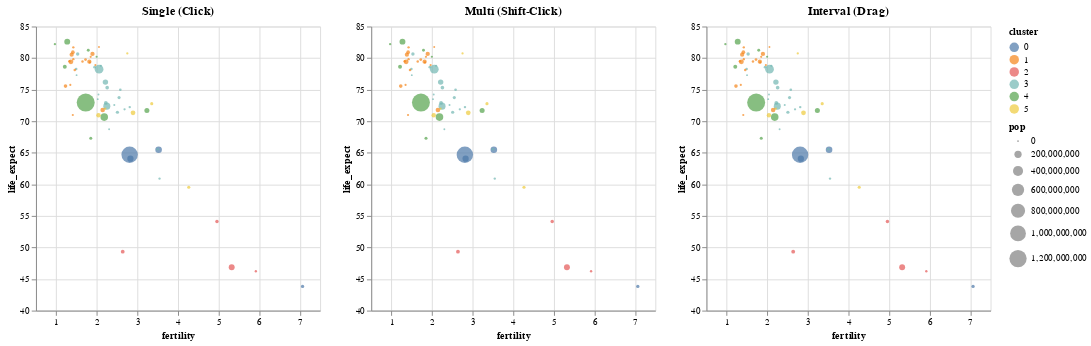

The code cell stored with this chart in its notebook:
### Code cell
alt.hconcat(
plot(alt.selection_single()).properties(title='Single (Click)'),
plot(alt.selection_multi()).properties(title='Multi (Shift-Click)'),
plot(alt.selection_interval()).properties(title='Interval (Drag)')
)

### Figure 1 — Vega-Lite specification as saved in the notebook (floating-point values rounded to 4 significant figures)
{"config": {"view": {"continuousWidth": 300, "continuousHeight": 300}}, "hconcat": [{"mark": {"type": "point", "filled": true}, "encoding": {"color": {"condition": {"param": "param_3", "field": "cluster", "type": "nominal"}, "value": "grey"}, "order": {"field": "pop", "sort": "descending", "type": "quantitative"}, "size": {"field": "pop", "type": "quantitative"}, "tooltip": [{"field": "country", "type": "nominal"}, {"field": "fertility", "type": "quantitative"}, {"field": "life_expect", "type": "quantitative"}], "x": {"field": "fertility", "scale": {"zero": false}, "type": "quantitative"}, "y": {"field": "life_expect", "scale": {"zero": false}, "type": "quantitative"}}, "name": "view_1", "title": "Single (Click)"}, {"mark": {"type": "point", "filled": true}, "encoding": {"color": {"condition": {"param": "param_4", "field": "cluster", "type": "nominal"}, "value": "grey"}, "order": {"field": "pop", "sort": "descending", "type": "quantitative"}, "size": {"field": "pop", "type": "quantitative"}, "tooltip": [{"field": "country", "type": "nominal"}, {"field": "fertility", "type": "quantitative"}, {"field": "life_expect", "type": "quantitative"}], "x": {"field": "fertility", "scale": {"zero": false}, "type": "quantitative"}, "y": {"field": "life_expect", "scale": {"zero": false}, "type": "quantitative"}}, "name": "view_2", "title": "Multi (Shift-Click)"}, {"mark": {"type": "point", "filled": true}, "encoding": {"color": {"condition": {"param": "param_5", "field": "cluster", "type": "nominal"}, "value": "grey"}, "order": {"field": "pop", "sort": "descending", "type": "quantitative"}, "size": {"field": "pop", "type": "quantitative"}, "tooltip": [{"field": "country", "type": "nominal"}, {"field": "fertility", "type": "quantitative"}, {"field": "life_expect", "type": "quantitative"}], "x": {"field": "fertility", "scale": {"zero": false}, "type": "quantitative"}, "y": {"field": "life_expect", "scale": {"zero": false}, "type": "quantitative"}}, "name": "view_3", "title": "Interval (Drag)"}], "data": {"name": "data-ba34af65c64e2b3a5a008687b8c69f55"}, "params": [{"name": "param_3", "select": {"type": "point"}, "views": ["view_1"]}, {"name": "param_4", "select": {"type": "point"}, "views": ["view_2"]}, {"name": "param_5", "select": {"type": "interval"}, "views": ["view_3"]}], "$schema": "https://vega.github.io/schema/vega-lite/v5.8.0.json", "datasets": {"data-ba34af65c64e2b3a5a008687b8c69f55": [{"year": 2005, "country": "Afghanistan", "cluster": 0, "pop": 29928987, "life_expect": 43.83, "fertility": 7.069}, {"year": 2005, "country": "Argentina", "cluster": 3, "pop": 39537943, "life_expect": 75.32, "fertility": 2.254}, {"year": 2005, "country": "Aruba", "cluster": 3, "pop": 71566, "life_expect": 74.24, "fertility": 2.04}, {"year": 2005, "country": "Australia", "cluster": 4, "pop": 20090437, "life_expect": 81.23, "fertility": 1.788}, {"year": 2005, "country": "Austria", "cluster": 1, "pop": 8184691, "life_expect": 79.83, "fertility": 1.42}, {"year": 2005, "country": "Bahamas", "cluster": 3, "pop": 301790, "life_expect": 73.5, "fertility": 2.022}, {"year": 2005, "country": "Bangladesh", "cluster": 0, "pop": 144319628, "life_expect": 64.06, "fertility": 2.826}, {"year": 2005, "country": "Barbados", "cluster": 3, "pop": 278870, "life_expect": 77.3, "fertility": 1.5}, {"year": 2005, "country": "Belgium", "cluster": 1, "pop": 10364388, "life_expect": 79.44, "fertility": 1.646}, {"year": 2005, "country": "Bolivia", "cluster": 3, "pop": 8857870, "life_expect": 65.55, "fertility": 3.5}, {"year": 2005, "country": "Brazil", "cluster": 3, "pop": 186112794, "life_expect": 72.39, "fertility": 2.245}, {"year": 2005, "country": "Canada", "cluster": 3, "pop": 32805041, "life_expect": 80.65, "fertility": 1.527}, {"year": 2005, "country": "Chile", "cluster": 3, "pop": 15980912, "life_expect": 78.55, "fertility": 1.944}, {"year": 2005, "country": "China", "cluster": 4, "pop": 1303182268, "life_expect": 72.96, "fertility": 1.725}, {"year": 2005, "country": "Colombia", "cluster": 3, "pop": 42954279, "life_expect": 72.89, "fertility": 2.22}, {"year": 2005, "country": "Costa Rica", "cluster": 3, "pop": 4016173, "life_expect": 78.78, "fertility": 2.099}, {"year": 2005, "country": "Croatia", "cluster": 1, "pop": 4495904, "life_expect": 75.75, "fertility": 1.346}, {"year": 2005, "country": "Cuba", "cluster": 3, "pop": 11346670, "life_expect": 78.27, "fertility": 1.49}, {"year": 2005, "country": "Dominican Republic", "cluster": 3, "pop": 9049595, "life_expect": 72.23, "fertility": 2.81}, {"year": 2005, "country": "Ecuador", "cluster": 3, "pop": 13363593, "life_expect": 74.99, "fertility": 2.578}, {"year": 2005, "country": "Egypt", "cluster": 5, "pop": 77505756, "life_expect": 71.34, "fertility": 2.891}, {"year": 2005, "country": "El Salvador", "cluster": 3, "pop": 6704932, "life_expect": 71.88, "fertility": 2.683}, {"year": 2005, "country": "Finland", "cluster": 1, "pop": 5223442, "life_expect": 79.31, "fertility": 1.825}, {"year": 2005, "country": "France", "cluster": 1, "pop": 60656178, "life_expect": 80.66, "fertility": 1.892}, {"year": 2005, "country": "Georgia", "cluster": 1, "pop": 4677401, "life_expect": 70.99, "fertility": 1.407}, {"year": 2005, "country": "Germany", "cluster": 1, "pop": 82431390, "life_expect": 79.41, "fertility": 1.36}, {"year": 2005, "country": "Greece", "cluster": 1, "pop": 10668354, "life_expect": 79.48, "fertility": 1.325}, {"year": 2005, "country": "Grenada", "cluster": 3, "pop": 89502, "life_expect": 68.72, "fertility": 2.302}, {"year": 2005, "country": "Haiti", "cluster": 3, "pop": 8121622, "life_expect": 60.92, "fertility": 3.545}, {"year": 2005, "country": "Hong Kong", "cluster": 4, "pop": 6898686, "life_expect": 82.21, "fertility": 0.966}, {"year": 2005, "country": "Iceland", "cluster": 1, "pop": 296737, "life_expect": 81.76, "fertility": 2.052}, {"year": 2005, "country": "India", "cluster": 0, "pop": 1080264388, "life_expect": 64.7, "fertility": 2.807}, {"year": 2005, "country": "Indonesia", "cluster": 4, "pop": 218465000, "life_expect": 70.65, "fertility": 2.182}, {"year": 2005, "country": "Iran", "cluster": 5, "pop": 68017860, "life_expect": 70.96, "fertility": 2.04}, {"year": 2005, "country": "Iraq", "cluster": 5, "pop": 26074906, "life_expect": 59.55, "fertility": 4.264}, {"year": 2005, "country": "Ireland", "cluster": 1, "pop": 4015676, "life_expect": 78.89, "fertility": 1.964}, {"year": 2005, "country": "Israel", "cluster": 5, "pop": 6276883, "life_expect": 80.75, "fertility": 2.75}, {"year": 2005, "country": "Italy", "cluster": 1, "pop": 58103033, "life_expect": 80.55, "fertility": 1.379}, {"year": 2005, "country": "Jamaica", "cluster": 3, "pop": 2735520, "life_expect": 72.57, "fertility": 2.429}, {"year": 2005, "country": "Japan", "cluster": 4, "pop": 127417244, "life_expect": 82.6, "fertility": 1.27}, {"year": 2005, "country": "Kenya", "cluster": 2, "pop": 33829590, "life_expect": 54.11, "fertility": 4.959}, {"year": 2005, "country": "South Korea", "cluster": 4, "pop": 22912177, "life_expect": 67.3, "fertility": 1.85}, {"year": 2005, "country": "North Korea", "cluster": 4, "pop": 48640671, "life_expect": 78.62, "fertility": 1.21}, {"year": 2005, "country": "Lebanon", "cluster": 5, "pop": 3826018, "life_expect": 71.99, "fertility": 2.209}, {"year": 2005, "country": "Mexico", "cluster": 3, "pop": 106202903, "life_expect": 76.19, "fertility": 2.211}, {"year": 2005, "country": "Netherlands", "cluster": 1, "pop": 16407491, "life_expect": 79.76, "fertility": 1.721}, {"year": 2005, "country": "New Zealand", "cluster": 4, "pop": 4035461, "life_expect": 80.2, "fertility": 1.994}, {"year": 2005, "country": "Nigeria", "cluster": 2, "pop": 128765768, "life_expect": 46.86, "fertility": 5.322}, {"year": 2005, "country": "Norway", "cluster": 1, "pop": 4593041, "life_expect": 80.2, "fertility": 1.848}, {"year": 2005, "country": "Pakistan", "cluster": 0, "pop": 162419946, "life_expect": 65.48, "fertility": 3.521}, {"year": 2005, "country": "Peru", "cluster": 3, "pop": 27925628, "life_expect": 71.42, "fertility": 2.506}, {"year": 2005, "country": "Philippines", "cluster": 4, "pop": 87857473, "life_expect": 71.69, "fertility": 3.233}, {"year": 2005, "country": "Poland", "cluster": 1, "pop": 38557984, "life_expect": 75.56, "fertility": 1.227}, {"year": 2005, "country": "Portugal", "cluster": 1, "pop": 10566212, "life_expect": 78.1, "fertility": 1.455}, {"year": 2005, "country": "Rwanda", "cluster": 2, "pop": 8440820, "life_expect": 46.24, "fertility": 5.917}, {"year": 2005, "country": "Saudi Arabia", "cluster": 5, "pop": 26417599, "life_expect": 72.78, "fertility": 3.352}, {"year": 2005, "country": "South Africa", "cluster": 2, "pop": 44344136, "life_expect": 49.34, "fertility": 2.637}, {"year": 2005, "country": "Spain", "cluster": 1, "pop": 40341462, "life_expect": 80.94, "fertility": 1.409}, {"year": 2005, "country": "Switzerland", "cluster": 1, "pop": 7489370, "life_expect": 81.7, "fertility": 1.42}, {"year": 2005, "country": "Turkey", "cluster": 1, "pop": 69660559, "life_expect": 71.78, "fertility": 2.143}, {"year": 2005, "country": "United Kingdom", "cluster": 1, "pop": 60441457, "life_expect": 79.42, "fertility": 1.815}, {"year": 2005, "country": "United States", "cluster": 3, "pop": 295734134, "life_expect": 78.24, "fertility": 2.054}, {"year": 2005, "country": "Venezuela", "cluster": 3, "pop": 25375281, "life_expect": 73.75, "fertility": 2.547}]}}
